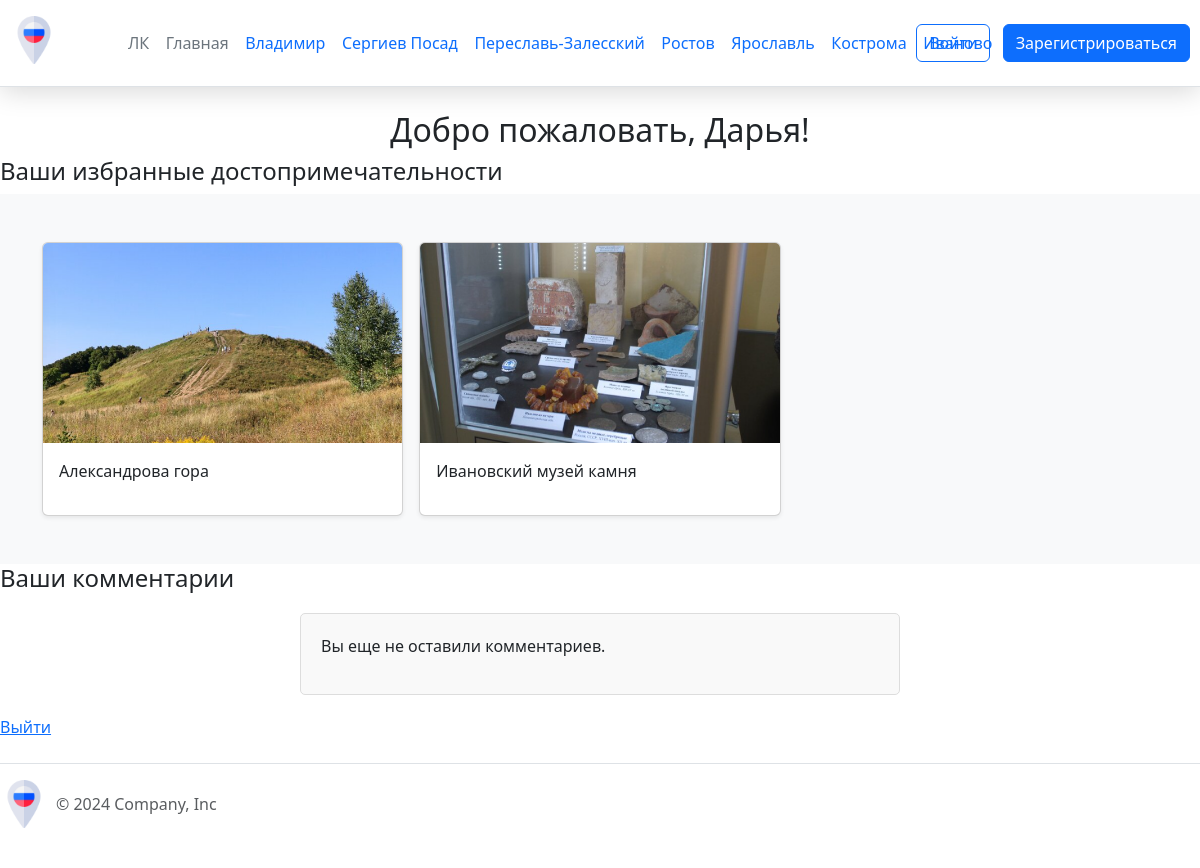
/lk (signed in), run on an earlier commit of the app's database.
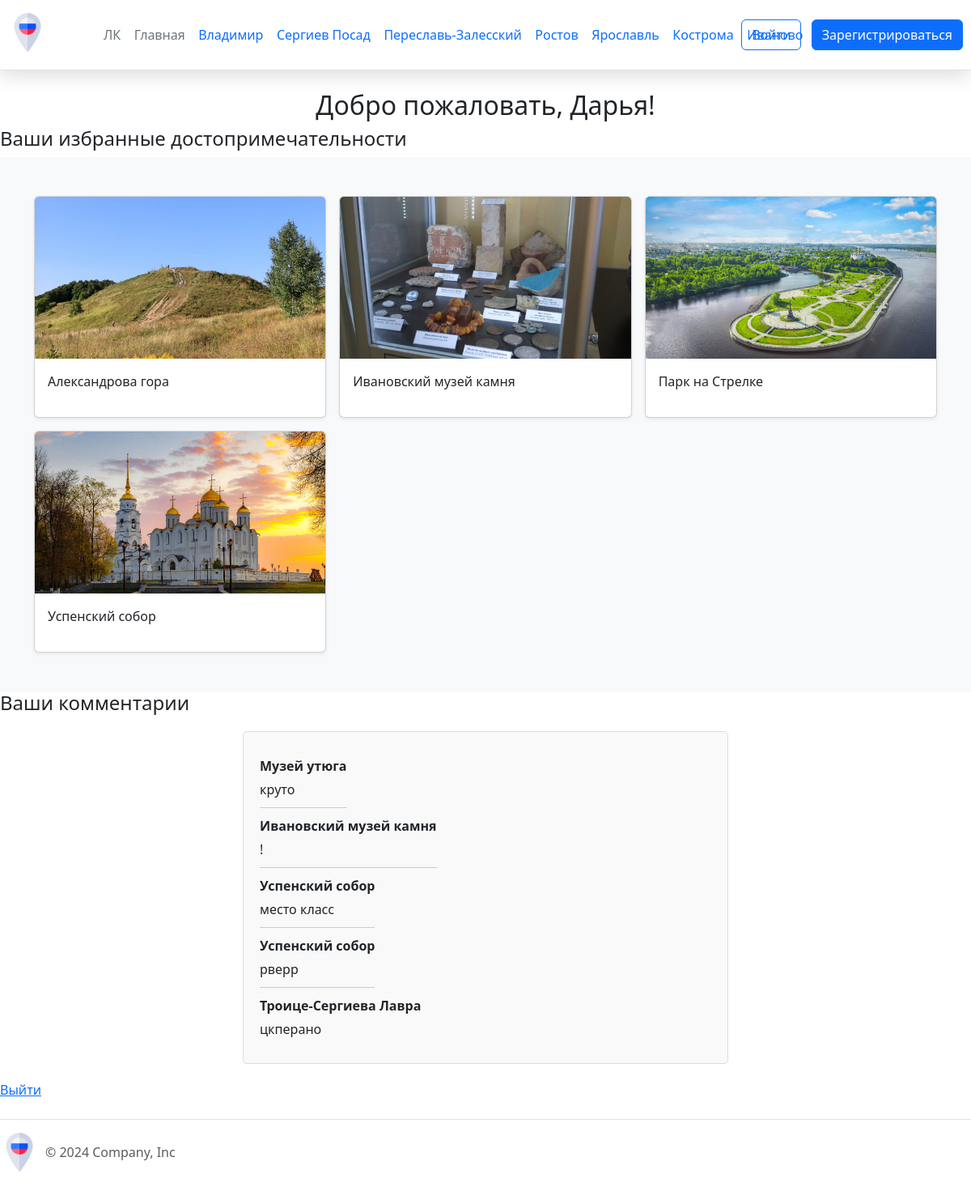
And on a later commit of the database.
### app.py (models this page shows, shortened)
class City(db.Model):
    city_id = db.Column(db.Integer, primary_key=True)
    city_name = db.Column(db.String(20), nullable=False)
    photo = db.Column(db.LargeBinary, nullable=False)
    description = db.Column(db.Text, nullable=False)

class User(UserMixin, db.Model):
    user_id = db.Column(db.Integer, primary_key=True)
    name = db.Column(db.String(20), nullable=False)
    email = db.Column(db.String(40), nullable=False, unique=True)
    password = db.Column(db.Text, nullable=False)

class Attraction(db.Model):
    attraction_id = db.Column(db.Integer, primary_key=True)
    attraction_name = db.Column(db.String(50), nullable=False)
    photo = db.Column(db.LargeBinary, nullable=False)
    description = db.Column(db.Text, nullable=False)
    attraction_type = db.Column(db.String(80), nullable=False)
    city_id = db.Column(db.Integer, db.ForeignKey('city.city_id'), nullable=False)

class Feedback(db.Model):
    feedback_id = db.Column(db.Integer, primary_key=True)
    comment = db.Column(db.String(100), nullable=False)
    user_id = db.Column(db.Integer, db.ForeignKey('user.user_id'), nullable=False)
    attraction_id = db.Column(db.Integer, db.ForeignKey('attraction.attraction_id'), nullable=False)

### app.py (the view)
@app.route("/lk")
@login_required
def lk():
    favorites = Favourite.query.filter_by(user_id=current_user.user_id).all()
    favorite_attractions = []
    for favorite in favorites:
        attraction = Attraction.query.get(favorite.attraction_id)
        if attraction:
            favorite_attractions.append(attraction)
    user_comments = Feedback.query.filter_by(user_id=current_user.user_id).all()  # Получаем все комментарии пользователя
    comments_list = []
    for comment in user_comments:
        comments_list.append({
            'attraction_name': get_attraction_name(comment.attraction_id),  # Функция для получения названия достопримечательности
            'text': comment.comment,
        })
    return render_template('lk.html', name=current_user.name, favorites=favorite_attractions, user_comments=comments_list)

### app.py (called while the page is built)
@app.context_processor
def inject_cities():
    cities = City.query.all()
    return dict(cities=cities)

@login_manager.user_loader
def load_user(user_id):
    return User.query.get(int(user_id))

def get_attraction_name(attraction_id):
    attraction = Attraction.query.get(attraction_id)
    return attraction.attraction_name if attraction else "Неизвестно"

### templates/lk.html (shortened to what this page needs)
{% extends 'base.html' %}
{% block content %}
<h2>Добро пожаловать, {{ name }}!</h2>
<h4>Ваши избранные достопримечательности</h4>
<div class="album py-5 bg-body-tertiary">
<div class="container">
 <div class="row row-cols-1 row-cols-sm-2 row-cols-md-3 g-3">
{% for attraction in favorites %}
<div class="col">
    <div class="card shadow-sm">
        <img src="{{ url_for('static', filename='img/' + attraction.photo) }}" class="card-img-top" alt="{{ attraction.attraction_name }}">
        <div class="card-body">
            <p class="card-text">{{ attraction.attraction_name }}</p>
        </div>
    </div>
</div>
{% endfor %}
</div>
</div>
</div>
<h4>Ваши комментарии</h4>
<div class="comments-section">
    {% if user_comments %}
    {% for comment in user_comments %}
    <div class="comment">
      <div class="comment-username">{{ comment.attraction_name }}</div>
      <div class="comment-text">{{ comment.text }} </div>
    </div>
  {% endfor %}
    {% else %}
        <p>Вы еще не оставили комментариев.</p>
    {% endif %}
</div>
<a href="{{ url_for('logout') }}">Выйти</a>
{% endblock %}

### templates/base.html (shortened to what this page needs)
<!DOCTYPE html>
<html lang="en">
<head>
    <link href="https://cdn.jsdelivr.net/npm/bootstrap@5.3.3/dist/css/bootstrap.min.css" rel="stylesheet">
    <link rel="stylesheet" href="https://cdnjs.cloudflare.com/ajax/libs/font-awesome/6.2.0/css/all.min.css" />
    <link rel="stylesheet" href="https://cdn.jsdelivr.net/npm/sweetalert2@11/dist/sweetalert2.min.css">
    <link rel="stylesheet" href="{{url_for('static', filename='css/main.css')}}">
</head>
<body>
    <div class="page">
        <header class="d-flex flex-wrap align-items-center justify-content-center justify-content-md-between py-3 mb-4 border-bottom">
          <div class="col-md-3 mb-2 mb-md-0">
            <a href="/" class="d-inline-flex link-body-emphasis text-decoration-none">
              <img class="header__img" src="{{ url_for('static', filename='img/russia.png') }}" alt="russia">
            </a>
          </div>
          <div class="col-md-6 mb-0 mb-md-0 d-flex justify-content-center">
            <ul class="nav col-12 col-md-auto mb-2 justify-content-center mb-md-0">
              <li><a href="{{ url_for('lk') }}" class="nav-link px-2 link-secondary">ЛК</a></li>
              <li><a href="{{ url_for('index') }}" class="nav-link px-2 link-secondary">Главная</a></li>
              {% for city in cities %}
                <li class="nav-item">
                  <a class="nav-link" href="{{ url_for('city_detail', city_id=city.city_id) }}">{{ city.city_name }}</a>
                </li>
              {% endfor %}
            </ul>
          </div>
          <div class="col-md-3 text-end">
            <a href="{{ url_for('login') }}"><button type="button" class="btn btn-outline-primary me-2">Войти</button></a>
            <a href="{{ url_for('register') }}"><button type="button" class="btn btn-primary">Зарегистрироваться</button></a>
          </div>
        </header>
        <div class="content">
            {% block content %}{% endblock %}
        </div>
        <footer class="d-flex flex-wrap justify-content-between align-items-center py-3 my-4 border-top">
            <div class="col-md-4 d-flex align-items-center">
              <a href="/" class="mb-3 me-2 mb-md-0 text-body-secondary text-decoration-none lh-1">
                <img class="header__img" src="{{ url_for('static', filename='img/russia.png') }}" alt="russia">
              </a>
              <span class="mb-3 mb-md-0 text-body-secondary">© 2024 Company, Inc</span>
            </div>
          </footer>
</body>
</html>

### static/css/main.css (style rules this page uses)
header { position: sticky; top: 0; padding: 10px; z-index: 1000; background: #fff; -webkit-box-shadow: 0 5px 25px rgba(0, 0, 0, 0.15); box-shadow: 0 5px 25px rgba(0, 0, 0, 0.15) ; }
.header__img { height: 48px; width: 48px; }
.nav-link { padding: 0.2rem 0.5rem; }
.nav li { padding-right: 0.5px; }
.nav li:last-child { padding-right: 0; }
h2 { text-align: center; margin-top: 0; }
.card { height: 100%; }
.card-img-top { width: 100%; height: 200px; object-fit: cover; }
.comments-section { display: flex; justify-content: center; align-items: flex-start; flex-direction: column; max-width: 600px; margin: 20px auto; padding: 20px; border: 1px solid #ddd; border-radius: 5px; background-color: #f9f9f9; }
.comment { border-bottom: 1px solid #ccc; padding: 10px 0; }
.comment:last-child { border-bottom: none; }
.comment-username { font-weight: bold; margin-bottom: 5px; }

What changed in the data, as far as the page shows it:
now on one of the page's lists (row unchanged): Attraction: attraction_name "Ивановский музей камня"
now on this page (row unchanged): Attraction: photo (picture), attraction_name "Парк на Стрелке", shown under "Ваши избранные достопримечательности"
now on this page (row unchanged): Attraction: photo (picture), attraction_name "Успенский собор", attraction_name "Успенский собор" "Успенский собор", shown under "Ваши избранные достопримечательности"
now on this page (row unchanged): Attraction: attraction_name "Музей утюга"
added Feedback: text "круто"
added Feedback: text "место класс"
added Feedback: text "рверр"
now on this page (row unchanged): Attraction: attraction_name "Троице-Сергиева Лавра"
added Feedback: text "цкперано"
Also different on the page:
text no longer shown: "Вы еще не оставили комментариев."
